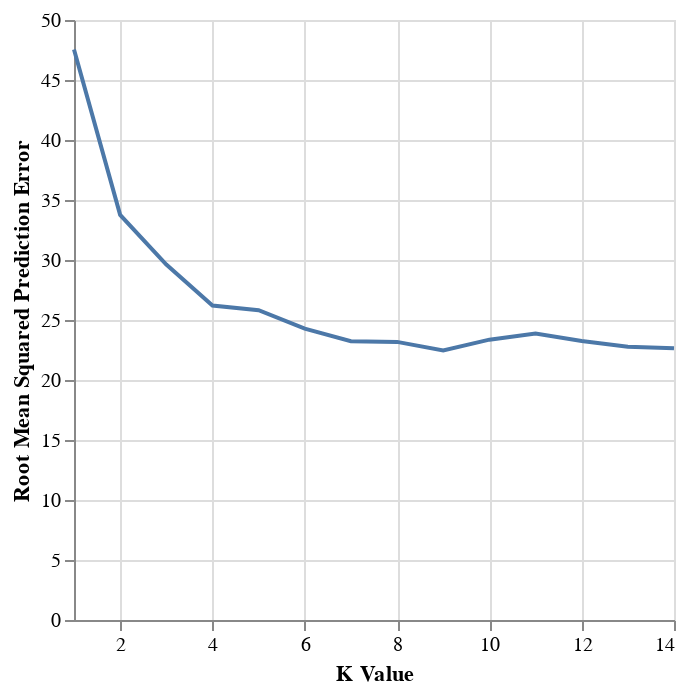

The code cell stored with this chart in its notebook:
### Code cell
#Best K graph
Optimal_K_Chart=alt.Chart(player_results).mark_line().encode(
    x=alt.X('param_kneighborsregressor__n_neighbors', title='K Value'),
    y=alt.Y('RMSPE', title='Root Mean Squared Prediction Error'))
Optimal_K_Chart

### Figure 1 — Vega-Lite specification as saved in the notebook (floating-point values rounded to 4 significant figures)
{"config": {"view": {"continuousWidth": 300, "continuousHeight": 300}}, "data": {"name": "data-517c2e4fc5308664a64c5b7d22e0d079"}, "mark": {"type": "line"}, "encoding": {"x": {"field": "param_kneighborsregressor__n_neighbors", "title": "K Value", "type": "quantitative"}, "y": {"field": "RMSPE", "title": "Root Mean Squared Prediction Error", "type": "quantitative"}}, "$schema": "https://vega.github.io/schema/vega-lite/v5.20.1.json", "datasets": {"data-517c2e4fc5308664a64c5b7d22e0d079": [{"mean_fit_time": 0.006431, "std_fit_time": 0.0006487, "mean_score_time": 0.003704, "std_score_time": 0.0001064, "param_kneighborsregressor__n_neighbors": 1, "params": {"kneighborsregressor__n_neighbors": 1}, "split0_test_score": -43.84, "split1_test_score": -44.72, "split2_test_score": -54.06, "mean_test_score": -47.54, "std_test_score": 4.627, "rank_test_score": 14, "RMSPE": 47.54}, {"mean_fit_time": 0.005819, "std_fit_time": 9.16e-06, "mean_score_time": 0.003571, "std_score_time": 2.49e-05, "param_kneighborsregressor__n_neighbors": 2, "params": {"kneighborsregressor__n_neighbors": 2}, "split0_test_score": -22.22, "split1_test_score": -43.77, "split2_test_score": -35.28, "mean_test_score": -33.76, "std_test_score": 8.865, "rank_test_score": 13, "RMSPE": 33.76}, {"mean_fit_time": 0.005821, "std_fit_time": 0.000109, "mean_score_time": 0.003562, "std_score_time": 2.118e-05, "param_kneighborsregressor__n_neighbors": 3, "params": {"kneighborsregressor__n_neighbors": 3}, "split0_test_score": -18.7, "split1_test_score": -43.66, "split2_test_score": -26.49, "mean_test_score": -29.62, "std_test_score": 10.43, "rank_test_score": 12, "RMSPE": 29.62}, {"mean_fit_time": 0.005726, "std_fit_time": 1.24e-05, "mean_score_time": 0.003525, "std_score_time": 1.063e-05, "param_kneighborsregressor__n_neighbors": 4, "params": {"kneighborsregressor__n_neighbors": 4}, "split0_test_score": -14.42, "split1_test_score": -43.53, "split2_test_score": -20.67, "mean_test_score": -26.21, "std_test_score": 12.51, "rank_test_score": 11, "RMSPE": 26.21}, {"mean_fit_time": 0.005771, "std_fit_time": 7.758e-05, "mean_score_time": 0.003566, "std_score_time": 1.678e-06, "param_kneighborsregressor__n_neighbors": 5, "params": {"kneighborsregressor__n_neighbors": 5}, "split0_test_score": -11.98, "split1_test_score": -43.41, "split2_test_score": -22.04, "mean_test_score": -25.81, "std_test_score": 13.11, "rank_test_score": 10, "RMSPE": 25.81}, {"mean_fit_time": 0.005754, "std_fit_time": 5.969e-05, "mean_score_time": 0.00358, "std_score_time": 4.202e-05, "param_kneighborsregressor__n_neighbors": 6, "params": {"kneighborsregressor__n_neighbors": 6}, "split0_test_score": -10.46, "split1_test_score": -43.41, "split2_test_score": -18.96, "mean_test_score": -24.28, "std_test_score": 13.97, "rank_test_score": 9, "RMSPE": 24.28}, {"mean_fit_time": 0.005758, "std_fit_time": 5.192e-05, "mean_score_time": 0.003577, "std_score_time": 1.012e-05, "param_kneighborsregressor__n_neighbors": 7, "params": {"kneighborsregressor__n_neighbors": 7}, "split0_test_score": -9.43, "split1_test_score": -43.4, "split2_test_score": -16.85, "mean_test_score": -23.23, "std_test_score": 14.59, "rank_test_score": 5, "RMSPE": 23.23}, {"mean_fit_time": 0.005666, "std_fit_time": 4.158e-06, "mean_score_time": 0.003568, "std_score_time": 4.756e-06, "param_kneighborsregressor__n_neighbors": 8, "params": {"kneighborsregressor__n_neighbors": 8}, "split0_test_score": -9.481, "split1_test_score": -43.41, "split2_test_score": -16.63, "mean_test_score": -23.18, "std_test_score": 14.6, "rank_test_score": 4, "RMSPE": 23.18}, {"mean_fit_time": 0.005725, "std_fit_time": 6.524e-05, "mean_score_time": 0.003552, "std_score_time": 8.234e-06, "param_kneighborsregressor__n_neighbors": 9, "params": {"kneighborsregressor__n_neighbors": 9}, "split0_test_score": -8.794, "split1_test_score": -43.37, "split2_test_score": -15.23, "mean_test_score": -22.46, "std_test_score": 15.01, "rank_test_score": 1, "RMSPE": 22.46}, {"mean_fit_time": 0.005712, "std_fit_time": 2.434e-06, "mean_score_time": 0.003548, "std_score_time": 7.989e-06, "param_kneighborsregressor__n_neighbors": 10, "params": {"kneighborsregressor__n_neighbors": 10}, "split0_test_score": -8.309, "split1_test_score": -43.36, "split2_test_score": -18.41, "mean_test_score": -23.36, "std_test_score": 14.73, "rank_test_score": 7, "RMSPE": 23.36}, {"mean_fit_time": 0.005749, "std_fit_time": 5.148e-05, "mean_score_time": 0.003572, "std_score_time": 1.328e-05, "param_kneighborsregressor__n_neighbors": 11, "params": {"kneighborsregressor__n_neighbors": 11}, "split0_test_score": -9.302, "split1_test_score": -43.35, "split2_test_score": -18.97, "mean_test_score": -23.87, "std_test_score": 14.32, "rank_test_score": 8, "RMSPE": 23.87}, {"mean_fit_time": 0.005673, "std_fit_time": 6.542e-06, "mean_score_time": 0.003585, "std_score_time": 5.535e-06, "param_kneighborsregressor__n_neighbors": 12, "params": {"kneighborsregressor__n_neighbors": 12}, "split0_test_score": -8.823, "split1_test_score": -43.31, "split2_test_score": -17.64, "mean_test_score": -23.26, "std_test_score": 14.63, "rank_test_score": 6, "RMSPE": 23.26}, {"mean_fit_time": 0.005712, "std_fit_time": 6.794e-05, "mean_score_time": 0.003583, "std_score_time": 1.11e-05, "param_kneighborsregressor__n_neighbors": 13, "params": {"kneighborsregressor__n_neighbors": 13}, "split0_test_score": -8.395, "split1_test_score": -43.29, "split2_test_score": -16.65, "mean_test_score": -22.78, "std_test_score": 14.89, "rank_test_score": 3, "RMSPE": 22.78}, {"mean_fit_time": 0.00569, "std_fit_time": 8.275e-06, "mean_score_time": 0.003579, "std_score_time": 8.983e-06, "param_kneighborsregressor__n_neighbors": 14, "params": {"kneighborsregressor__n_neighbors": 14}, "split0_test_score": -8.906, "split1_test_score": -43.28, "split2_test_score": -15.74, "mean_test_score": -22.64, "std_test_score": 14.86, "rank_test_score": 2, "RMSPE": 22.64}]}}
